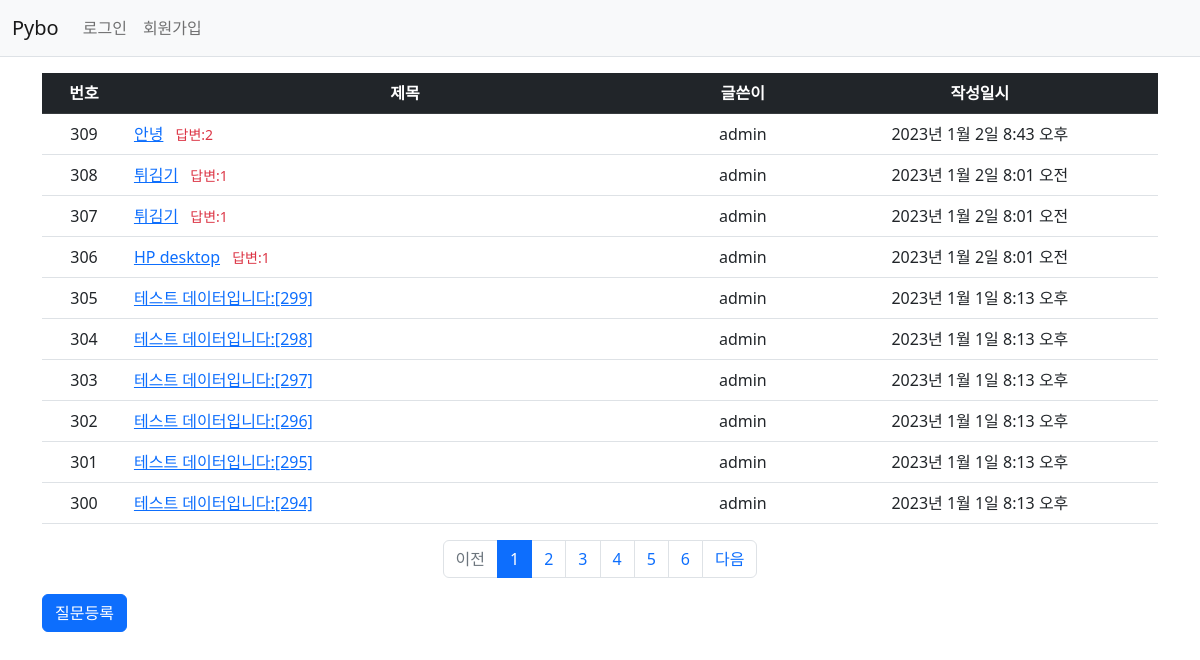
Screenshot of /pybo/ with the database file from the repository.
### pybo/models.py (models this page shows, shortened)
class Question(models.Model):
    subject = models.CharField(max_length=200)
    content = models.TextField()
    create_date = models.DateTimeField()
    author = models.ForeignKey(User, on_delete=models.CASCADE)
    modify_date = models.DateTimeField(null=True, blank=True)

### pybo/views.py (the view)
# urls.py: path('', views.index, name='index'),  # '/' 에 해당되는 path
def index(request):
    page = request.GET.get('page', '1')  # 페이지
    question_list = Question.objects.order_by('-create_date')
    paginator = Paginator(question_list, 10)  # 페이지당 10개씩 보여주기
    page_obj = paginator.get_page(page)
    context = {'question_list': page_obj}
    return render(request, 'pybo/question_list.html', context)

### pybo/templatetags/pybo_filter.py (called while the page is built)
@register.filter
def sub(value, arg):
    return value - arg

### templates/pybo/question_list.html
{% extends 'base.html' %}
{% load pybo_filter %}
{% block content %}
<div class="container my-3">
    <table class="table">
        <thead>
        <tr class="text-center table-dark">
            <th>번호</th>
            <th style="width:50%">제목</th>
            <th>글쓴이</th>
            <th>작성일시</th>
        </tr>
        </thead>
        <tbody>
        {% if question_list %}
        {% for question in question_list %}
        <tr class="text-center">
            <td>
                {{ question_list.paginator.count|sub:question_list.start_index|sub:forloop.counter0|add:1 }}
            </td>
            <td class="text-start">
                <a href="{% url 'pybo:detail' question.id %}">{{ question.subject }}</a>
                {% if question.answer_set.count > 0 %}
                <span class="text-danger small mx-2">답변:{{ question.answer_set.count }}</span>
                {% endif %}
            </td>
            <td>{{ question.author.username }}</td>
            <td>{{ question.create_date }}</td>
        </tr>
        {% endfor %}
        {% else %}
        <tr>
            <td colspan="4">질문이 없습니다.</td>
        </tr>
        {% endif %}
        </tbody>
    </table>
    <ul class="pagination justify-content-center">
        {% if question_list.has_previous %}
        <li class="page-item">
            <a class="page-link" href="?page={{ question_list.previous_page_number }}">이전</a>
        </li>
        {% else %}
        <li class="page-item disabled">
            <a class="page-link" tabindex="-1" aria-disabled="true" href="#">이전</a>
        </li>
        {% endif %}
        {% for page_number in question_list.paginator.page_range %}
        {% if page_number >= question_list.number|add:-5 and page_number <= question_list.number|add:5 %}
        {% if page_number == question_list.number %}
        <li class="page-item active" aria-current="page">
            <a class="page-link" href="?page={{ page_number }}">{{ page_number }}</a>
        </li>
        {% else %}
        <li class="page-item">
            <a class="page-link" href="?page={{ page_number }}">{{ page_number }}</a>
        </li>
        {% endif %}
        {% endif %}
        {% endfor %}
        {% if question_list.has_next %}
        <li class="page-item">
            <a class="page-link" href="?page={{ question_list.next_page_number }}">다음</a>
        </li>
        {% else %}
        <li class="page-item disabled">
            <a class="page-link" tabindex="-1" aria-disabled="true" href="#">다음</a>
        </li>
        {% endif %}
    </ul>
    <a href="{% url 'pybo:question_create' %}" class="btn btn-primary">질문등록</a>
</div>
{% endblock %}

### rows the page displays
Question: paginator.count|sub "309", subject "안녕", answer_set.count "2", author.username "admin", create_date "2023년 1월 2일 8:43 오후"
Question: paginator.count|sub "308", subject "튀김기", answer_set.count "1", author.username "admin", create_date "2023년 1월 2일 8:01 오전"
Question: paginator.count|sub "307", subject "튀김기", answer_set.count "1", author.username "admin", create_date "2023년 1월 2일 8:01 오전"
Question: paginator.count|sub "306", subject "HP desktop", answer_set.count "1", author.username "admin", create_date "2023년 1월 2일 8:01 오전"
Question: paginator.count|sub "305", subject "테스트 데이터입니다:[299]", author.username "admin", create_date "2023년 1월 1일 8:13 오후"
Question: paginator.count|sub "304", subject "테스트 데이터입니다:[298]", author.username "admin", create_date "2023년 1월 1일 8:13 오후"
Question: paginator.count|sub "303", subject "테스트 데이터입니다:[297]", author.username "admin", create_date "2023년 1월 1일 8:13 오후"
Question: paginator.count|sub "302", subject "테스트 데이터입니다:[296]", author.username "admin", create_date "2023년 1월 1일 8:13 오후"
Question: paginator.count|sub "301", subject "테스트 데이터입니다:[295]", author.username "admin", create_date "2023년 1월 1일 8:13 오후"
Question: paginator.count|sub "300", subject "테스트 데이터입니다:[294]", author.username "admin", create_date "2023년 1월 1일 8:13 오후"

### other values shown
{{ page_number }} "1"
{{ page_number }} "2" "3" "4" "5" "6"
